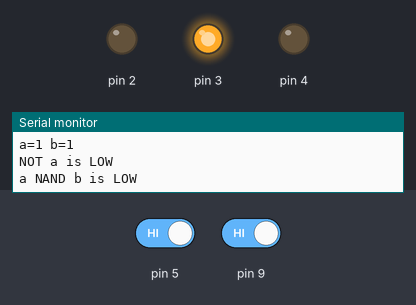
This sketch was run on a simulated Arduino Uno, built with avr-gcc and run on an emulated ATmega328P. Shown: output pins drawn as LEDs (lit = HIGH), the last lines printed to the serial monitor. The test bench sets the inputs (shaded band); at power-on: pin 5 HIGH, pin 9 HIGH. Pins used as bus, display or sensor lines are not drawn.

Above: at 4.2 s.
4.3 s: pin 5 driven LOW
At 5.1 s:
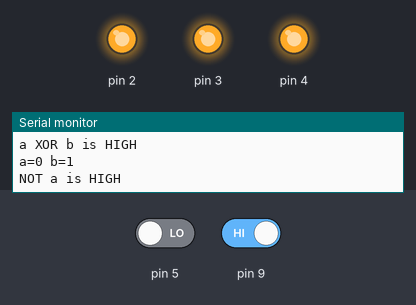
5.9 s: pin 9 driven LOW
At 6.5 s:
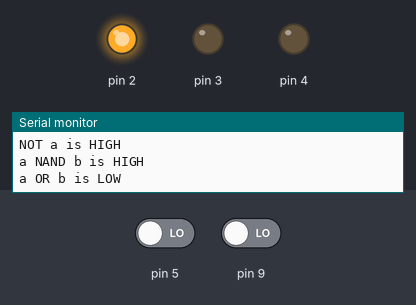
7.5 s: pin 9 driven HIGH
At 7.9 s:
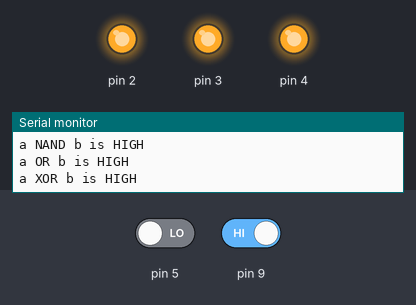
10.5 s: pin 5 driven HIGH
At 11.8 s:
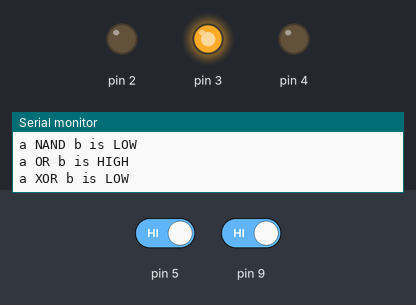
Timing chart, 0 to 13.0 s (numbered marks = the images above; inputs shaded):
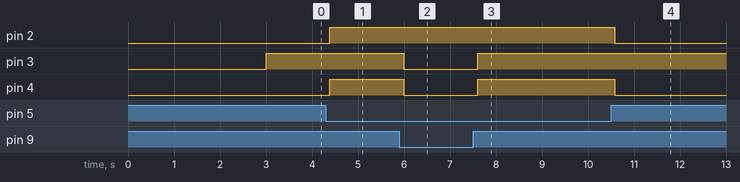

Measured:
- after the input at 4.3 s, pin 2, pin 4: LOW → HIGH after 0.09 s
- after the input at 5.9 s, pin 3, pin 4: HIGH → LOW after 0.09 s
- after the input at 7.5 s, pin 3, pin 4: LOW → HIGH after 0.10 s
- after the input at 10.5 s, pin 2, pin 4: HIGH → LOW after 0.08 s

The sketch:

Lab3.10.ino
```cpp
/*
3.10 logical operators
*/


// Initialize four pins at a time in a nibble
void nibbleInit(uint8_t pin_b3, uint8_t pin_b2, uint8_t pin_b1, uint8_t pin_b0, uint8_t mode)
{
  pinMode(pin_b3, mode);
  pinMode(pin_b2, mode);
  pinMode(pin_b1, mode);
  pinMode(pin_b0, mode);
}

// Read four pins at a time an store in the lower nibble of the result
uint8_t pinsToNibble(uint8_t pin_b3, uint8_t pin_b2, uint8_t pin_b1, uint8_t pin_b0)
{
  uint8_t nibble;
  nibble = digitalRead(pin_b3) << 3 |
  digitalRead(pin_b2) << 2 |
  digitalRead(pin_b1) << 1 |
  digitalRead(pin_b0) << 0;
  return nibble;
}

// Use the lower nibble in the in variable to write four pints at a time
void nibbleToPins(uint8_t in, uint8_t pin_b3, uint8_t pin_b2, uint8_t pin_b1, uint8_t pin_b0) {
// use bitwise & operator to create logic condition that is
// used to light bits as if in the same nibble.
  digitalWrite(pin_b0, in & 0b00000001);
  digitalWrite(pin_b1, in & 0b00000010);
  digitalWrite(pin_b2, in & 0b00000100);
  digitalWrite(pin_b3, in & 0b00001000);
}

void setup() {
  nibbleInit(1,2,3,4, OUTPUT);
  Serial.begin(9600);
  nibbleInit(5, 6, 7, 8, INPUT);
  nibbleInit(9, 10, 11, 12, INPUT);
  delay(3000);
  Serial.println("starting...");
}

void loop() {

  uint8_t a, b;
  uint8_t accumulator;
  a = digitalRead(5);
  b = digitalRead(9);
  Serial.print("a=");
  Serial.print(a, BIN);
  Serial.print(" b=");
  Serial.println(b, BIN);

  // logical NOT
  if( !a ) {
    digitalWrite(1, HIGH);
    Serial.println("NOT a is HIGH");
  }
  else {
    digitalWrite(1, LOW);
    Serial.println("NOT a is LOW ");
  }

  // NAND
  if( a != b || (a == 0 && b == 0)) {
    digitalWrite(2, HIGH);
    Serial.println("a NAND b is HIGH");
  }
  else {
    digitalWrite(2, LOW);
    Serial.println("a NAND b is LOW ");
  }

  // logical OR
  if (a || b){
    digitalWrite(3, HIGH);
    Serial.println("a OR b is HIGH");
  }
    else {
    digitalWrite(3, LOW);
    Serial.println("a OR b is LOW ");
  }

  // XOR
  if (a != b){
    digitalWrite(4, HIGH);
    Serial.println("a XOR b is HIGH");
  }
    else {
    digitalWrite(4, LOW);
    Serial.println("a XOR b is LOW ");
  }
  Serial.println("");
  Serial.println("");
  delay(100);
}
```
